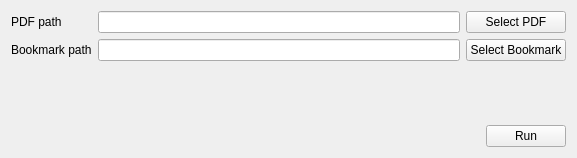
<?xml version="1.0" encoding="UTF-8"?>
<ui version="4.0">
 <class>PdfBkGen</class>
 <widget class="QWidget" name="PdfBkGen">
  <property name="geometry">
   <rect>
    <x>0</x>
    <y>0</y>
    <width>577</width>
    <height>158</height>
   </rect>
  </property>
  <property name="minimumSize">
   <size>
    <width>0</width>
    <height>0</height>
   </size>
  </property>
  <property name="windowTitle">
   <string>PDF Bookmark Generator</string>
  </property>
  <layout class="QVBoxLayout" name="verticalLayout">
   <item>
    <layout class="QGridLayout" name="gridLayout">
     <item row="0" column="0">
      <widget class="QLabel" name="label">
       <property name="text">
        <string>PDF path</string>
       </property>
      </widget>
     </item>
     <item row="0" column="1">
      <widget class="QLineEdit" name="txtpdf">
       <property name="sizePolicy">
        <sizepolicy hsizetype="MinimumExpanding" vsizetype="Fixed">
         <horstretch>0</horstretch>
         <verstretch>0</verstretch>
        </sizepolicy>
       </property>
       <property name="minimumSize">
        <size>
         <width>340</width>
         <height>0</height>
        </size>
       </property>
      </widget>
     </item>
     <item row="0" column="2">
      <widget class="QPushButton" name="btnpdf">
       <property name="text">
        <string>Select PDF</string>
       </property>
      </widget>
     </item>
     <item row="1" column="0">
      <widget class="QLabel" name="label_2">
       <property name="text">
        <string>Bookmark path</string>
       </property>
      </widget>
     </item>
     <item row="1" column="1">
      <widget class="QLineEdit" name="txtbk">
       <property name="sizePolicy">
        <sizepolicy hsizetype="MinimumExpanding" vsizetype="Fixed">
         <horstretch>0</horstretch>
         <verstretch>0</verstretch>
        </sizepolicy>
       </property>
       <property name="minimumSize">
        <size>
         <width>340</width>
         <height>0</height>
        </size>
       </property>
      </widget>
     </item>
     <item row="1" column="2">
      <widget class="QPushButton" name="btnbk">
       <property name="text">
        <string>Select Bookmark</string>
       </property>
      </widget>
     </item>
    </layout>
   </item>
   <item>
    <spacer name="verticalSpacer">
     <property name="orientation">
      <enum>Qt::Vertical</enum>
     </property>
     <property name="sizeType">
      <enum>QSizePolicy::MinimumExpanding</enum>
     </property>
     <property name="sizeHint" stdset="0">
      <size>
       <width>20</width>
       <height>40</height>
      </size>
     </property>
    </spacer>
   </item>
   <item>
    <layout class="QHBoxLayout" name="horizontalLayout">
     <item>
      <spacer name="horizontalSpacer">
       <property name="orientation">
        <enum>Qt::Horizontal</enum>
       </property>
       <property name="sizeHint" stdset="0">
        <size>
         <width>40</width>
         <height>20</height>
        </size>
       </property>
      </spacer>
     </item>
     <item>
      <widget class="QPushButton" name="btnrun">
       <property name="text">
        <string>Run</string>
       </property>
      </widget>
     </item>
    </layout>
   </item>
  </layout>
 </widget>
 <tabstops>
  <tabstop>txtpdf</tabstop>
  <tabstop>btnpdf</tabstop>
  <tabstop>txtbk</tabstop>
  <tabstop>btnbk</tabstop>
  <tabstop>btnrun</tabstop>
 </tabstops>
 <resources/>
 <connections/>
</ui>
